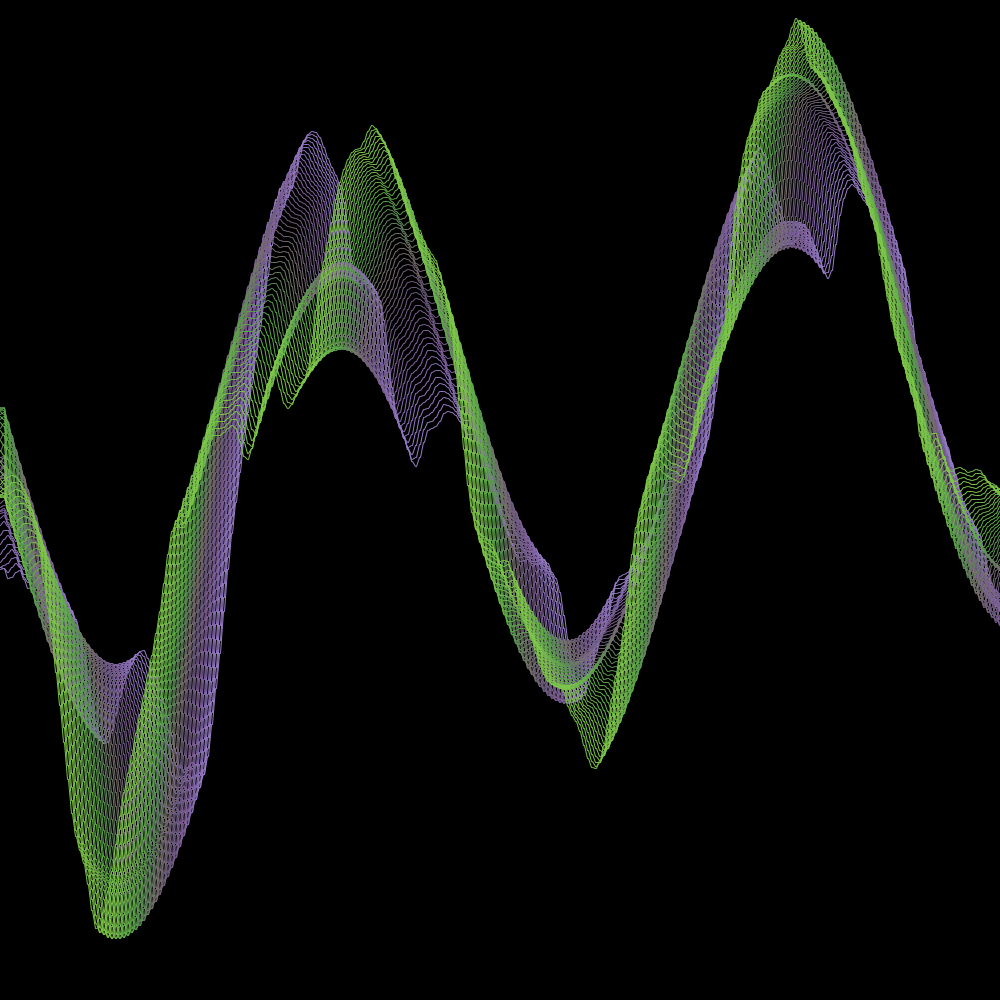
Frame 1 (no input)
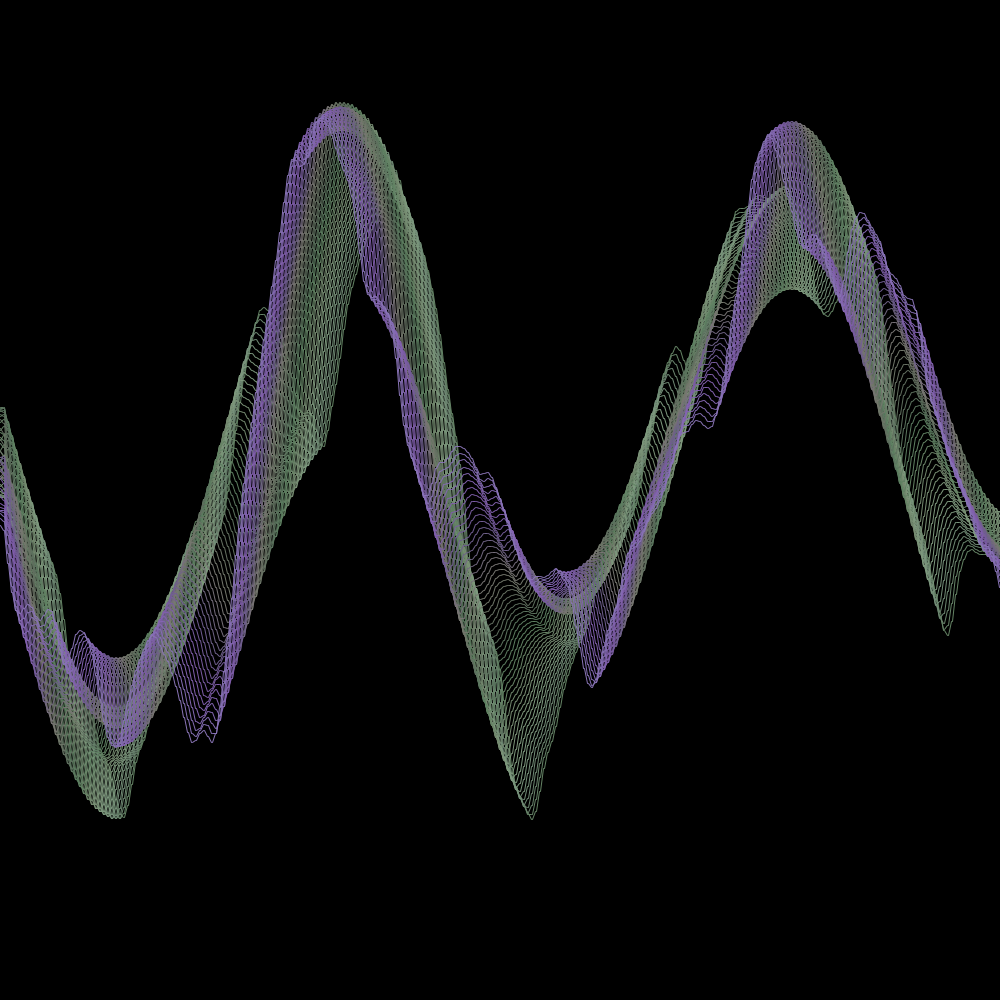
Frame 60 (the mouse pressed at the canvas centre just before this capture)
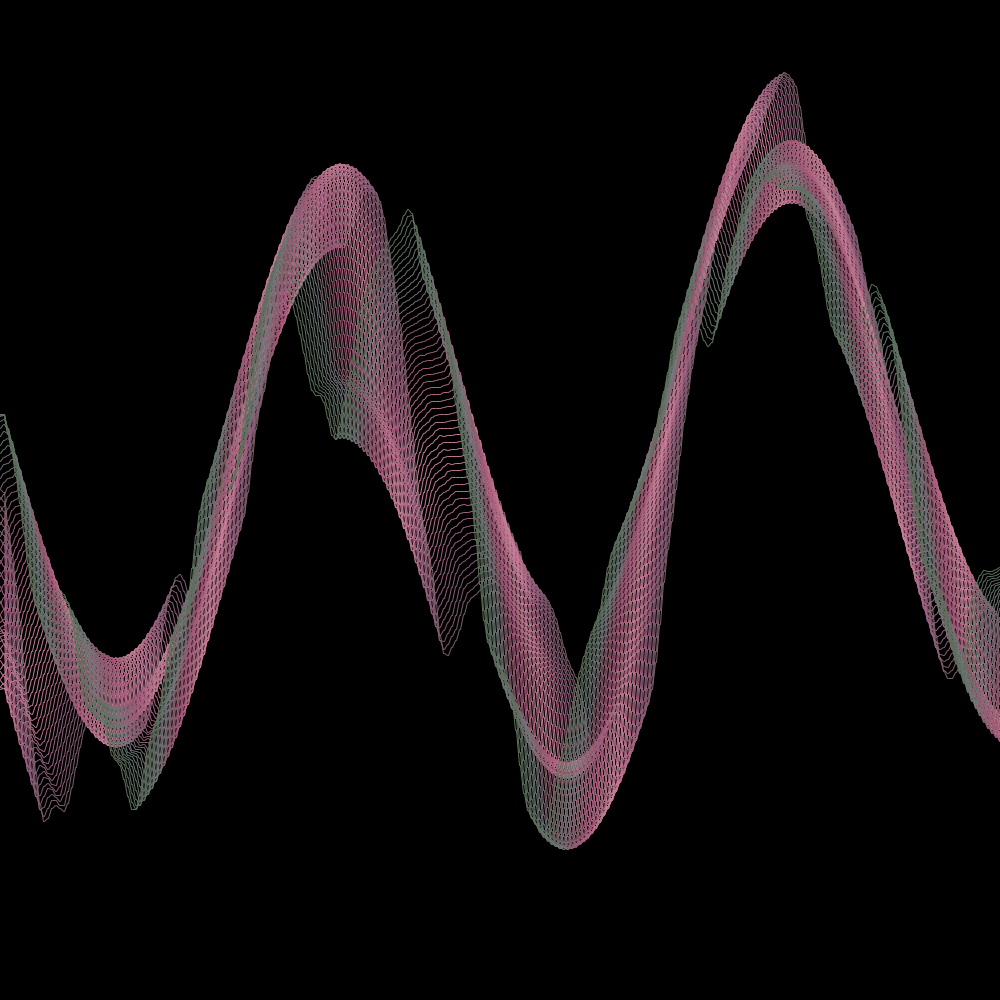
Frame 120 (the mouse held since frame 60 and released just before this capture)

The Processing sketch that drew these frames (run headless with seeded random() and noise(); from frame 60 on, the mouse is pressed at the canvas centre):

// Processing sketch: SinCurve_Work
// ── SinCurve_Work.pde
//サインカーブを書いてみる
float width = 1000;
float height = 1000;
float toll = 650;

void setup()
{
    size(1000,1000);
    background(0);
}

void draw()
{
    background(0);
    
    for(var j = 0; j <55; j++)
    {
        var seed = (j - frameCount) * 0.02;
        var y = noise(seed) * toll - toll /  2 + height / 4 * sin(0) + height / 2;
        stroke(color(noise(seed)  * 255, noise(seed + 1) * 255 , noise(seed + 2) * 255));
        
        for(var i = 0; i < width; i += 4)
        {
           var noiseY = noise(seed + 0.01f * (i  + 1)) * toll - toll / 2 + height / 4 * sin(TWO_PI / 360 * i * 0.8) + height / 2;
           line(i , y , i + 3 , noiseY);
           y = noiseY;
          
        }
        
    }
 
}
